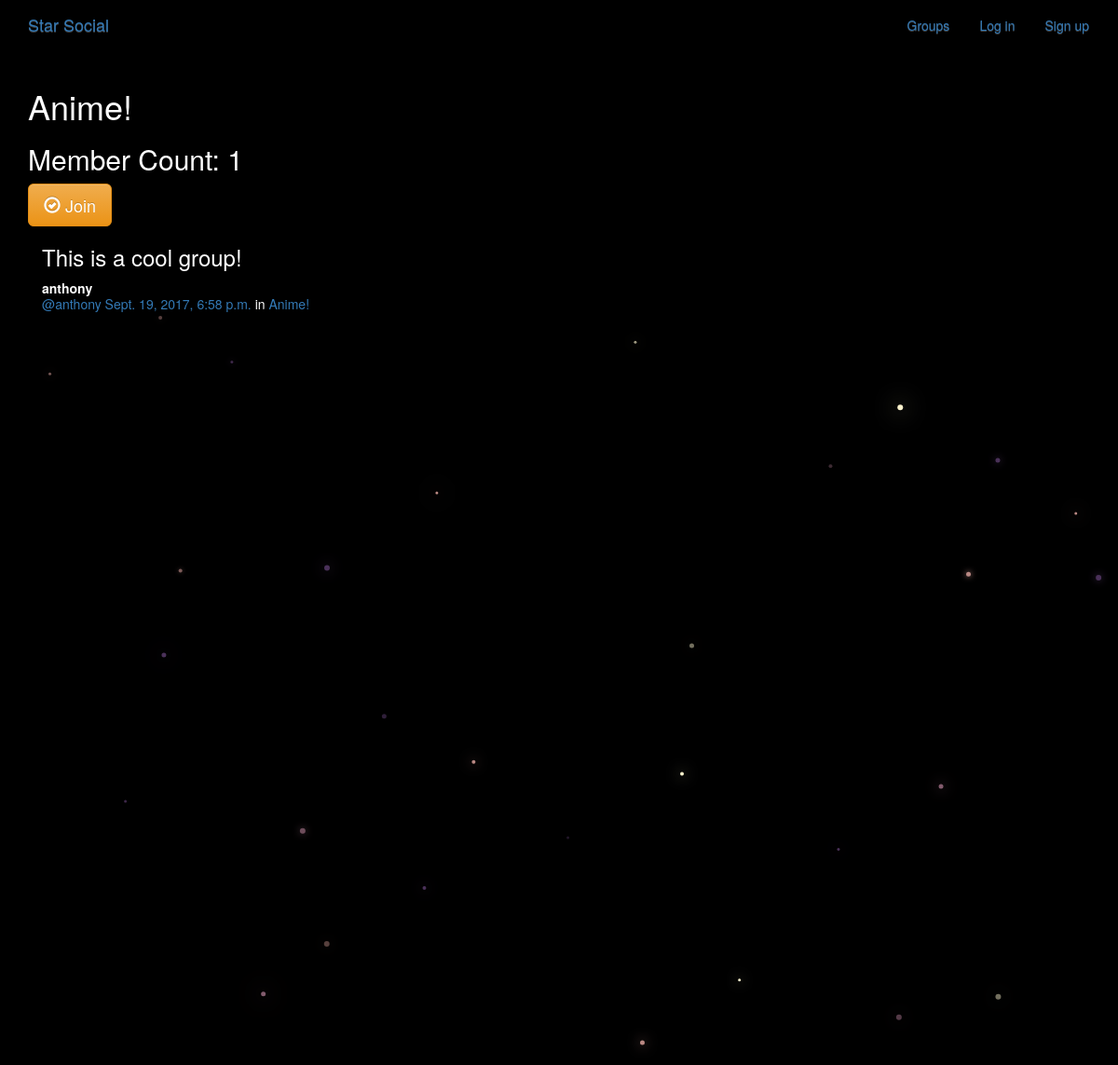
The page /groups/posts/in/anime/ on the database its author committed.
### groups/models.py (models this page shows, shortened)
class Group(models.Model):
    name = models.CharField(max_length=255, unique=True)
    slug = models.SlugField(allow_unicode=True, unique=True)
    description = models.TextField(blank=True, default='')
    description_html = models.TextField(editable=False, default='', blank=True)
    members = models.ManyToManyField(User,through="GroupMember")
    class Meta:
        ordering = ["name"]

### posts/models.py (models this page shows, shortened)
class Post(models.Model):
    user = models.ForeignKey(User, related_name="posts")
    created_at = models.DateTimeField(auto_now=True)
    message = models.TextField()
    message_html = models.TextField(editable=False)
    group = models.ForeignKey(Group, related_name="posts",null=True, blank=True)
    class Meta:
        ordering = ["-created_at"]
        unique_together = ["user", "message"]

### groups/views.py (the view)
# urls.py: url(r"^posts/in/(?P<slug>[-\w]+)/$",views.SingleGroup.as_view(),name="single"),
class SingleGroup(generic.DetailView):
    model = Group

### groups/templates/groups/group_detail.html
{% extends "groups/group_base.html" %}
{% block pregroup %}
<h1>{{group.name}}</h1>
<h2> Member Count: {{group.members.count}}</h2>
  <div class="content">
				{% if user in group.members.all %}
					<a href="{% url 'groups:leave' slug=group.slug %}" class="btn btn-lg btn-fill btn-warning"><span class="glyphicon glyphicon-remove-circle"></span> Leave</a>
				{% else %}
					<a href="{% url 'groups:join' slug=group.slug %}" class="btn btn-lg btn-fill btn-warning"><span class="glyphicon glyphicon-ok-circle"></span> Join</a>
				{% endif %}
</div>
{% endblock %}
{% block group_content %}
<div class="col-md-8">
	{% if group.posts.count == 0 %}
	<h2>No posts in this group yet!</h2>
	{% else %}
		{% for post in group.posts.all %}
			{% include "posts/_post.html" %}
		{% endfor %}
	{% endif %}
</div>
{% endblock %}

### posts/templates/posts/_post.html (shortened to what this page needs)
<div class="post media">
	<h3>{{ post.message_html|safe }}</h3>
	<div class="media-body">
		<strong>{{ post.user.username }}</strong>
		<h5 class="media-heading">
			<span class="username"><a href="{% url 'posts:for_user' username=post.user.username %}">@{{ post.user.username }}</a></span>
			<time class="time"><a href="{% url 'posts:single' username=post.user.username pk=post.pk %}">{{ post.created_at }}</a></time>
			{% if post.group %}
			<span class="group-name">in <a href="#">{{ post.group.name }}</a></span>
			{% endif %}
		</h5>
	</div>
</div>

### static/simplesocial/css/master.css (style rules this page uses)
body { margin: 0; overflow: hidden; background-color: black; color:white; }

### rows shown on the page
Group: name "Anime!", members.count "1"
Post: message_html "This is a cool group!", user.username "anthony", created_at "Sept. 19, 2017, 6:58 p.m.", group.name "Anime!"
